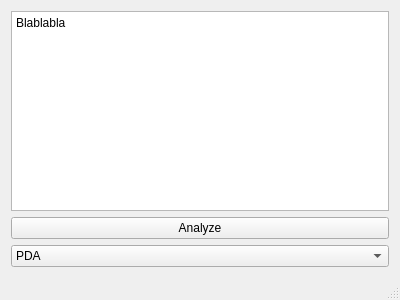
<?xml version="1.0" encoding="UTF-8"?>
<ui version="4.0">
 <class>MainWindow</class>
 <widget class="QMainWindow" name="MainWindow">
  <property name="geometry">
   <rect>
    <x>0</x>
    <y>0</y>
    <width>400</width>
    <height>300</height>
   </rect>
  </property>
  <property name="windowTitle">
   <string>RNA Stem Loop Analyzer</string>
  </property>
  <widget class="QWidget" name="centralWidget">
   <layout class="QVBoxLayout" name="verticalLayout">
    <item>
     <widget class="QPlainTextEdit" name="Input">
      <property name="plainText">
       <string>Blablabla</string>
      </property>
     </widget>
    </item>
    <item>
     <widget class="QPushButton" name="AnalyzeButton">
      <property name="text">
       <string>Analyze</string>
      </property>
     </widget>
    </item>
    <item>
     <widget class="QComboBox" name="AnalyzeTypeSelect">
      <item>
       <property name="text">
        <string>PDA</string>
       </property>
      </item>
      <item>
       <property name="text">
        <string>LLParser</string>
       </property>
      </item>
      <item>
       <property name="text">
        <string>Turing</string>
       </property>
      </item>
     </widget>
    </item>
   </layout>
  </widget>
  <widget class="QMenuBar" name="menuBar">
   <property name="geometry">
    <rect>
     <x>0</x>
     <y>0</y>
     <width>400</width>
     <height>22</height>
    </rect>
   </property>
  </widget>
  <widget class="QStatusBar" name="statusBar"/>
 </widget>
 <layoutdefault spacing="6" margin="11"/>
 <resources/>
 <connections/>
</ui>
